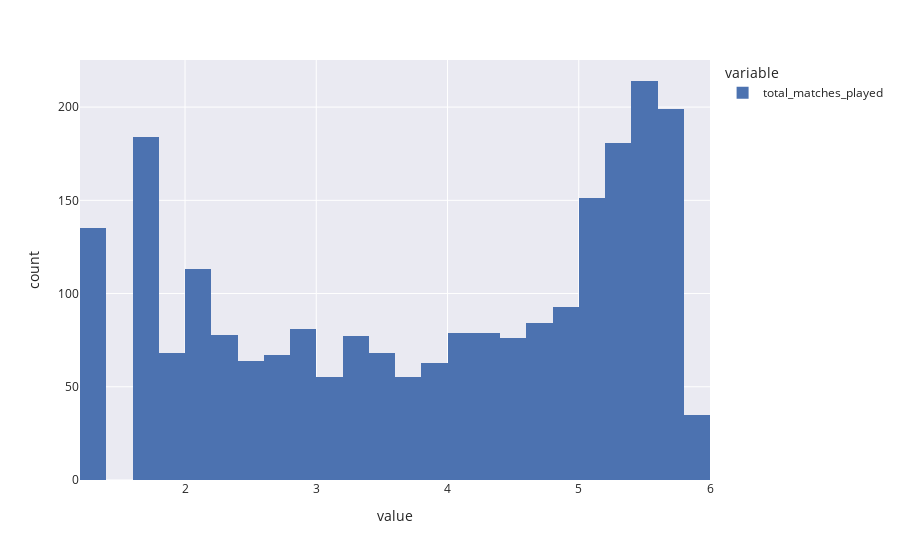

Notebook code for this chart:
### Code cell
np.log(df_players.total_matches_played).hist()

### Figure 1 — Plotly figure (JSON) as saved in the notebook; plotly's stock layout.template omitted (floating-point values rounded to 4 significant figures; data arrays with more than 128 entries replaced by an {"elided": "..."} marker saying what was removed)
{"data": [{"alignmentgroup": "True", "bingroup": "x", "hovertemplate": "variable=total_matches_played<br>value=%{x}<br>count=%{y}<extra></extra>", "legendgroup": "total_matches_played", "marker": {"color": "rgb(76,114,176)", "pattern": {"shape": ""}}, "name": "total_matches_played", "offsetgroup": "total_matches_played", "orientation": "v", "showlegend": true, "type": "histogram", "x": {"elided": "2299 float values"}, "xaxis": "x", "yaxis": "y"}], "layout": {"barmode": "relative", "legend": {"title": {"text": "variable"}, "tracegroupgap": 0}, "margin": {"t": 60}, "xaxis": {"anchor": "y", "domain": [0, 1], "title": {"text": "value"}}, "yaxis": {"anchor": "x", "domain": [0, 1], "title": {"text": "count"}}}}
